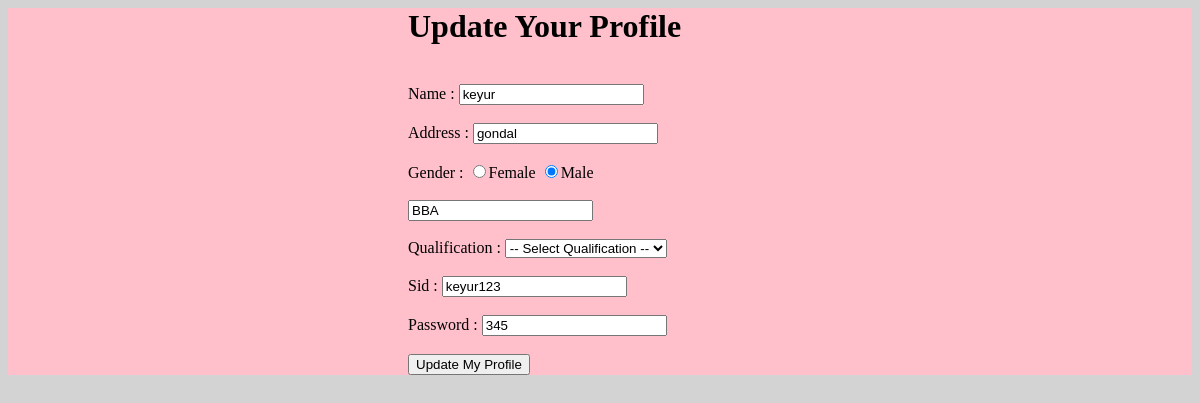
The app's page /show_profile.php?t1=keyur123 with its own data.
### tables this page shows
CREATE TABLE `stud` (
  `name` varchar(30) NOT NULL,
  `address` varchar(50) NOT NULL,
  `gender` varchar(20) NOT NULL,
  `qualification` varchar(5) NOT NULL,
  `sid` varchar(10) NOT NULL,
  `password` varchar(15) NOT NULL
);

### show_profile.php (the view, shortened to what this page needs)
<html>
<head>
	<link rel="stylesheet" type="text/css" href="allcss.css">
</head>
<body id="homebody">
	<div id="homeid1">
		<form action="update_profile.php">
		<h1>Update Your Profile</h1>
		<?php
			$id=$_GET['t1'];
			$con= new mysqli("localhost", "root", "", "dixi");
			$sql="select * from stud where sid='$id'";
			$rs=$con->query($sql);
			$row=$rs->fetch_assoc();
		?>
		<br>
		Name : <input type="text" name="name" value="<?php echo $row['name']; ?>"><br><br>
		Address : <input type="text" name="address" value="<?php echo $row['address'];?>"><br><br>
		Gender :
			<?php
				if($row['gender']=="female")
				{
			?>
					<input type="radio" checked="true" name="r1" value="female">Female
			<?php
				}
				else
				{
					echo "<input type=radio name=r1 value=female>Female";
				}
			?>
			<?php
				if($row['gender']=="male")
				{
			?>
					<input type="radio" checked="true" name="r1" value="male">Male
			<?php
				}
				else
				{
					echo "<input type=radio name=r1 value=male>Male";
				}
			?>
			<br><br>
			<input type="text" value="<?php echo $row['qualification'];?>" readonly><br><br>
		Qualification : <select name="que" id="que">
							<option value=1>-- Select Qualification --</option>
						</select><span id="s1"></span><br><br>
		Sid : <input type="text" name="id" value="<?php echo $row['sid']; ?>" readonly><br><br>
		Password : <input type="text" value="<?php echo $row['password']; ?>" readonly><br><br>
		<input type="submit" value="Update My Profile" onclick="return show()">
		</form>
	</div>
</body>
</html>

### allcss.css (style rules this page uses)
#homebody { background-color: lightgray; }
#homeid1 { background-color: pink; padding-left: 400px; }

### records on screen
stud: name "keyur", address "gondal", qualification "BBA", id "keyur123", password "345"
